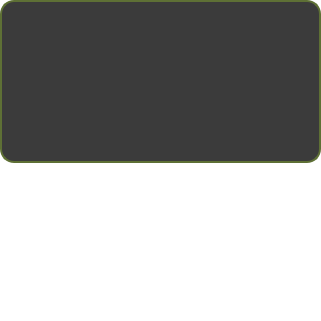
<?xml version="1.0" encoding="UTF-8"?>
<ui version="4.0">
 <class>HistoryIcon</class>
 <widget class="QWidget" name="HistoryIcon">
  <property name="geometry">
   <rect>
    <x>0</x>
    <y>0</y>
    <width>321</width>
    <height>321</height>
   </rect>
  </property>
  <property name="sizePolicy">
   <sizepolicy hsizetype="Fixed" vsizetype="Expanding">
    <horstretch>0</horstretch>
    <verstretch>0</verstretch>
   </sizepolicy>
  </property>
  <property name="minimumSize">
   <size>
    <width>321</width>
    <height>321</height>
   </size>
  </property>
  <property name="maximumSize">
   <size>
    <width>321</width>
    <height>321</height>
   </size>
  </property>
  <property name="windowTitle">
   <string>Form</string>
  </property>
  <property name="styleSheet">
   <string notr="true">
background-color: rgb(255, 255, 255);
</string>
  </property>
  <widget class="QFrame" name="history1">
   <property name="geometry">
    <rect>
     <x>0</x>
     <y>0</y>
     <width>321</width>
     <height>163</height>
    </rect>
   </property>
   <property name="sizePolicy">
    <sizepolicy hsizetype="Fixed" vsizetype="Fixed">
     <horstretch>0</horstretch>
     <verstretch>0</verstretch>
    </sizepolicy>
   </property>
   <property name="minimumSize">
    <size>
     <width>321</width>
     <height>163</height>
    </size>
   </property>
   <property name="maximumSize">
    <size>
     <width>321</width>
     <height>162</height>
    </size>
   </property>
   <property name="styleSheet">
    <string notr="true">QFrame{
    border: 2px solid rgb(94, 112, 53); 
    color: rgb(59, 59, 59);
    border-radius: 14px;
	background-color: rgb(59, 59, 59);
}
QFrame:hover {
 border: 2px solid rgb(165, 236, 0); 
    color: rgb(59, 59, 59);
    border-radius: 14px;
background-color: rgb(59, 59, 59);
}</string>
   </property>
   <property name="frameShape">
    <enum>QFrame::Shape::StyledPanel</enum>
   </property>
   <property name="frameShadow">
    <enum>QFrame::Shadow::Raised</enum>
   </property>
   <layout class="QHBoxLayout" name="horizontalLayout_8">
    <item>
     <widget class="QLabel" name="img">
      <property name="sizePolicy">
       <sizepolicy hsizetype="Fixed" vsizetype="Fixed">
        <horstretch>0</horstretch>
        <verstretch>0</verstretch>
       </sizepolicy>
      </property>
      <property name="minimumSize">
       <size>
        <width>147</width>
        <height>147</height>
       </size>
      </property>
      <property name="maximumSize">
       <size>
        <width>147</width>
        <height>147</height>
       </size>
      </property>
      <property name="styleSheet">
       <string notr="true">border: none</string>
      </property>
      <property name="text">
       <string/>
      </property>
      <property name="pixmap">
       <pixmap resource="resources.qrc">:/res/img/close-up-green-leaves-nature.jpg</pixmap>
      </property>
     </widget>
    </item>
    <item>
     <layout class="QHBoxLayout" name="horizontalLayout">
      <property name="spacing">
       <number>0</number>
      </property>
      <item>
       <widget class="QLabel" name="text_3">
        <property name="sizePolicy">
         <sizepolicy hsizetype="Preferred" vsizetype="Preferred">
          <horstretch>0</horstretch>
          <verstretch>0</verstretch>
         </sizepolicy>
        </property>
        <property name="minimumSize">
         <size>
          <width>144</width>
          <height>72</height>
         </size>
        </property>
        <property name="styleSheet">
         <string notr="true">border:none;
color: rgb(255, 255, 255);</string>
        </property>
        <property name="text">
         <string>&lt;html&gt;&lt;head/&gt;&lt;body&gt;&lt;p&gt;&lt;br/&gt;&lt;/p&gt;&lt;/body&gt;&lt;/html&gt;</string>
        </property>
        <property name="wordWrap">
         <bool>true</bool>
        </property>
       </widget>
      </item>
     </layout>
    </item>
   </layout>
  </widget>
 </widget>
 <resources>
  <include location="resources.qrc"/>
 </resources>
 <connections/>
</ui>
